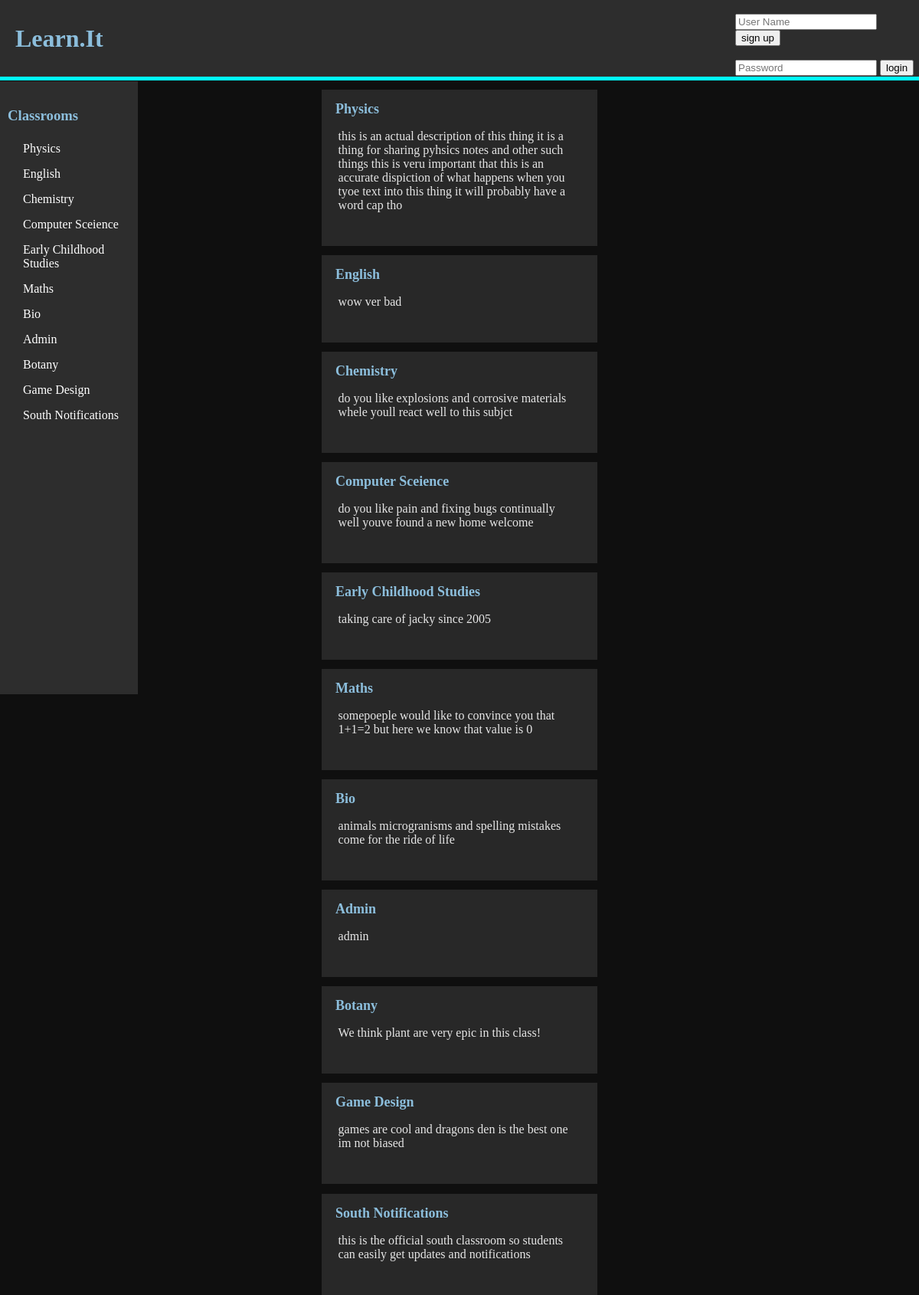
The page /c on the database its author committed.
### tables this page shows
CREATE TABLE classroom (id INTEGER PRIMARY KEY, name STRING (25), description TEXT (100), ProPic TEXT);

### main.py (the view, shortened to what this page needs)
@app.route("/c")
def view_classess():
    name = ''
    my_classess = ""
    id = 0
    if session.get("_User") is None:
        classes = do_query("""SELECT name, id from classroom""", (), None)
    posts = do_query("SELECT * from classroom", (), None)
    return render_template("ClassMenu.html", title="Classes", stuff=posts,
                           classrooms=classes, uid=id, user_name=name, myclassrooms=my_classess)

### main.py (called while the page is built)
def do_query(query, data, fetch):
    conn = sqlite3.connect("learnit.db")
    cur = conn.cursor()
    cur.execute(query, data)
    if fetch is None:
        result = cur.fetchall()
    else:
        result = cur.fetchone()
    conn.close()
    return result

### templates/ClassMenu.html (shortened to what this page needs)
<!DOCTYPE html>
<html lang="en" dir="ltr">
  <head>
  </head>
  <body>
    {%include 'header.html'%}
    {%include 'sidebar.html'%}
    {%for i in stuff%}
    <div class="post">
      <a href="/c/{{i[0]}}"><h1 class="post-title" >{{i[1]}}</h1></a>
      <p class="post-text">{{i[2]}}</p>
      <br>
    </div>
    {%endfor%}
  </body>
</html>

### templates/header.html (shortened to what this page needs)
<!DOCTYPE html>
<html lang="en" dir="ltr">
<link rel="stylesheet" href="../static/css/style.css">
  <head>
  </head>
  <body>
    <div class="header">
        <h1 class="title"><a href="/" class="Title-link">Learn.it</a>
        </h1>
        {%if login != "1"%}
        <div class="login-box">
          {%if uid == 0%}
          <br>
          <form class="" action="/login" method="post">
            <input class="login-input" type="text" name="UserName" placeholder="User Name">
            <button type="button" name="button"><a href="sign-up">sign up</a> </button>
            <br><br>
            <input class="login-input" type="password" name="Password" placeholder="Password">
            <input type="submit" name="" value="login">
          </form>
          {%else%}
          <form class="logout" action="/logout" method="post">
            <input type="submit" name="" value="logout">
          </form>
              <p class="loggedin-name">{{user_name[0]}}</p>
          {%endif%}
        </div>
        {%endif%}
    </div>
  </body>
</html>

### templates/sidebar.html (shortened to what this page needs)
<!DOCTYPE html>
<html lang="en" dir="ltr">
<link rel="stylesheet" href="../static/css/style.css">
  <head>
  </head>
  <body>
    <div class="sidebar">
      <a href="/c" class="sidebar-Title"><h3 class="sidebar-Title">Classrooms</h3></a>
      {%for i in classrooms%}
        <a href="/c/{{i[1]}}" class="sidebar-Text">{{i[0]}}</a>
      {%endfor%}
    </div>
  </body>
</html>

### static/css/style.css (style rules this page uses)
div.header { width: 100%; background-color: rgb(45,45,45); height: 100px; padding: 0; color: rgb(140,190,220); border-bottom: solid 5px cyan; margin-bottom: 1px; position: relative; }
body { margin: 0; background-color: rgb(15,15,15) }
a { text-decoration: none; }
.title { margin-top: 0px; margin-left: 20px; text-transform: capitalize; line-height: 100px; text-decoration: none; color:rgb(140,190,220); margin-bottom: 0; float:left; }
.Title-link { text-decoration: none; height:100%; color:rgb(140,190,220); }
.sidebar { height: 100vh; width: 15vw; background-color: rgb(45,45,45); color:rgb(140,190,220); float: left; top: 0px; position:sticky; }
.sidebar-Title { margin-top: 0px; margin-left: 10px; line-height: 30px; color: rgb(140,190,220); text-decoration: none; }
.sidebar-Text { margin-left: 30px; color: white; text-transform: capitalize; display: block; margin-bottom: 15px; }
div.post { margin-left: auto; margin-right: auto; width: 30vw; background-color: rgb(40,40,40); padding-bottom: 10px; }
.post-title { font-size: large; color: rgb(140,190,220); text-transform: capitalize; margin-left: 5%; margin-right: 5%; margin-bottom: 2px; padding-bottom: 0px; padding-top: 15px; text-decoration: none; }
.post-text { width: 85%; margin-left: 1%; padding-left: 5%; padding-right: 5%; color: rgb(230,230,230); overflow:hidden; background-color: rgb(40,40,40); resize: none; border: None; overflow-y: auto; }
.login-box { position: absolute; display: inline-block; height: 100%; width: 20%; right: 0; float: right; }
.login-input { marign-left:10px; background color: rgba(200, 200, 200, 0.25); }
a { color: inherit; text-decoration: none; }

### rows shown on the page
classroom: name "Physics", description "this is an actual description of this thing it is a thing for sharing pyhsics notes and other such things this is veru important that this is an accurate dispiction of what happens when you tyoe text into this thing it will probably have a word cap tho"
classroom: name "English", description "wow ver bad"
classroom: name "Chemistry", description "do you like explosions and corrosive materials whele youll react well to this subjct"
classroom: name "Computer Sceience", description "do you like pain and fixing bugs continually well youve found a new home welcome"
classroom: name "Early Childhood Studies", description "taking care of jacky since 2005"
classroom: name "Maths", description "somepoeple would like to convince you that 1+1=2 but here we know that value is 0"
classroom: name "Bio", description "animals microgranisms and spelling mistakes come for the ride of life"
classroom: name "Admin", description "admin"
classroom: name "Botany", description "We think plant are very epic in this class!"
classroom: name "Game Design", description "games are cool and dragons den is the best one im not biased"
classroom: name "South Notifications", description "this is the official south classroom so students can easily get updates and notifications"
